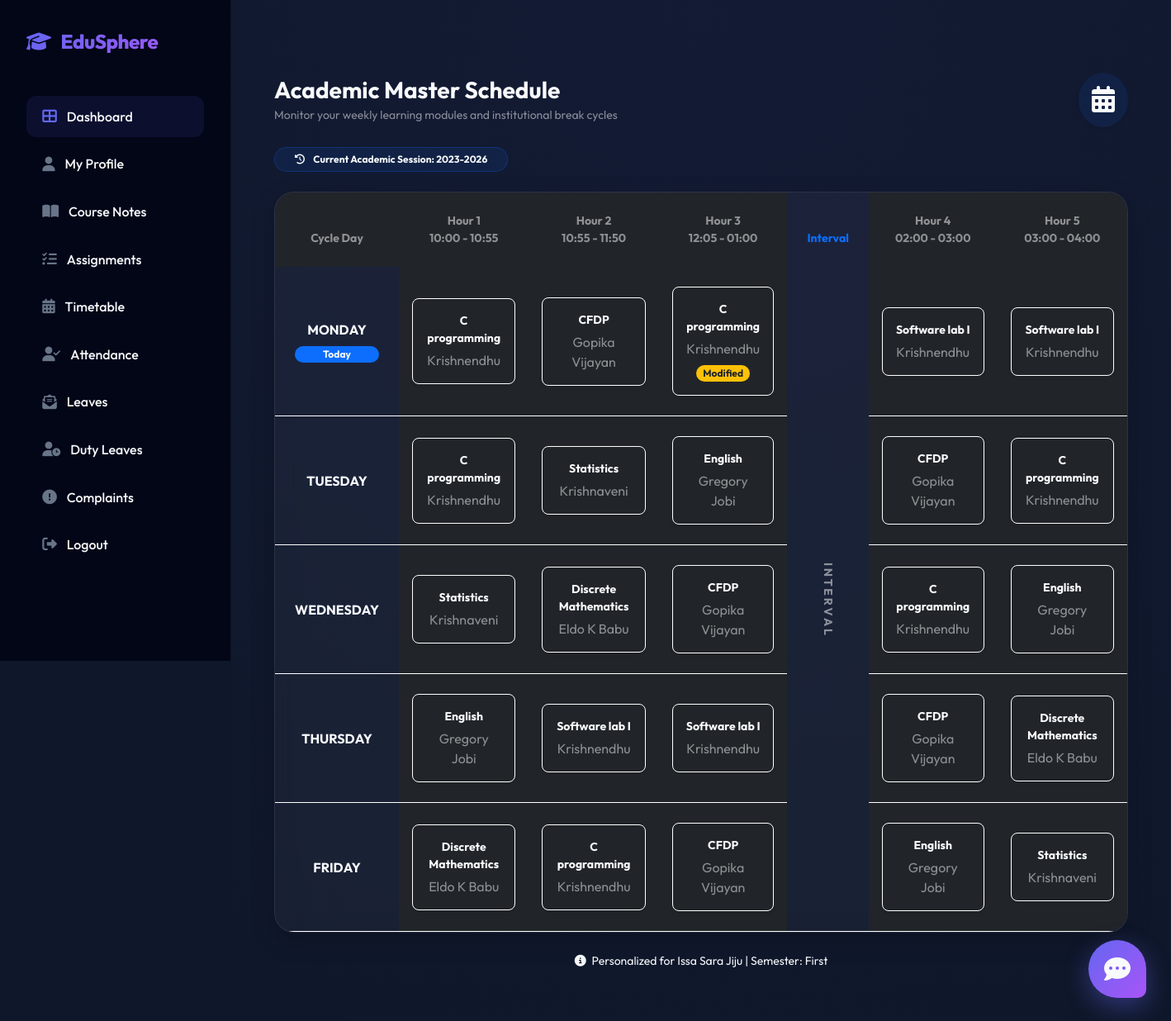
Page /Student/ViewTimeTable/ (signed in) on the committed database.
### Admin/models.py (models this page shows)
class tbl_academicyear(models.Model):
    academicyear_name=models.CharField(max_length=50)

class tbl_subject(models.Model):
    subject_name=models.CharField(max_length=100)
    course = models.ForeignKey(tbl_course,on_delete=models.CASCADE)
    semester = models.ForeignKey(tbl_semester,on_delete=models.CASCADE)

class tbl_teacher(models.Model):
    teacher_name=models.CharField(max_length=50)
    teacher_email=models.CharField(max_length=50)
    teacher_contact=models.CharField(max_length=50)
    teacher_role=models.CharField(max_length=50)
    teacher_gender=models.CharField(max_length=50)
    teacher_photo=models.FileField(upload_to="Assets/TeacherDocs/")
    teacher_password=models.CharField(max_length=50)
    department = models.ForeignKey(tbl_department,on_delete=models.CASCADE)

class tbl_semester(models.Model):
    semester_name=models.CharField(max_length=50)

### Teacher/models.py (models this page shows)
class tbl_student(models.Model):
    student_name=models.CharField(max_length=50)
    student_email=models.CharField(max_length=50)
    student_registernumber=models.CharField(max_length=50,null=True)
    student_contact=models.CharField(max_length=50)
    student_address=models.CharField(max_length=50)
    student_photo=models.FileField(upload_to="Assets/StudentDocs/")
    student_gender=models.CharField(max_length=50)
    student_dob=models.DateField(validators=[validate_dob])
    student_password=models.CharField(max_length=50)
    assignclass=models.ForeignKey(tbl_assignclass,on_delete=models.CASCADE)

### Student/views.py (the view)
# urls.py: path("ViewTimeTable/", views.ViewTimeTable, name="ViewTimeTable"),
def ViewTimeTable(request):
    student = tbl_student.objects.get(id=request.session['sid'])
    assignclass = student.assignclass
    course = assignclass.Class.course
    current_classsem = tbl_classsem.objects.filter(assignclass=assignclass).last()
    current_semester = current_classsem.semester if current_classsem else None
    academicyear = tbl_academicyear.objects.order_by('-id').first()
    today = datetime.date.today()
    timetable = tbl_timetable.objects.none()
    if current_semester and academicyear:
        timetable = tbl_timetable.objects.filter(
            course=course,
            semester=current_semester,
            academicyear=academicyear
        )
    special_timetable = tbl_specialtimetable.objects.filter(
        assignclass=assignclass,
        date=today
    )
    timetable_grid = []
    for day in DAYS:
        row = []
        for hour, label in HOURS:
            special = None
            if day == today.strftime("%A"):
                special = special_timetable.filter(hour=hour).first()
            if special:
                row.append({'type': 'special', 'subject': special.subject.subject_name, 'teacher': special.teacher.teacher_name})
            else:
                regular = timetable.filter(day=day, hour=hour).first()
                if regular:
                    row.append({'type': 'regular', 'subject': regular.subject.subject_name, 'teacher': regular.teacher_id.teacher_name})
                else:
                    row.append(None)
        timetable_grid.append({'day': day, 'slots': row})
    return render(request, "Student/ViewTimeTable.html", {
        "student": student,
        "grid": timetable_grid,
        "special_timetable": special_timetable,
        "today_date": today,
        "days": DAYS,
        "hours": HOURS,
        "semester": current_semester,
        "course": course,
        "academicyear": academicyear
    })

### Teacher/context_processors.py (called while the page is built)
def teacher_sidebar_context(request):
    is_class_teacher = False
    tid = request.session.get('tid')
    if tid:
        try:
            teacher = tbl_teacher.objects.get(id=tid)
            is_class_teacher = tbl_assignclass.objects.filter(teacher=teacher).exists()
        except tbl_teacher.DoesNotExist:
            is_class_teacher = False
    return {
        'is_class_teacher': is_class_teacher
    }

### Student/Templates/Student/ViewTimeTable.html
{% extends 'Student/Head.html' %}
{% load static %}
{% block content %}
<div class="container-fluid py-4">
    <div class="row pt-4 justify-content-center">
        <div class="col-lg-12">
            <div class="d-flex align-items-center justify-content-between mb-4 animate-fadeIn">
                <div>
                    <h2 class="h3 fw-bold mb-1">Academic Master Schedule</h2>
                    <p class="text-muted small mb-0">Monitor your weekly learning modules and institutional break cycles</p>
                </div>
                <div class="bg-primary bg-opacity-10 text-primary p-3 rounded-circle shadow-sm">
                    <i class="fas fa-calendar-alt fa-2x"></i>
                </div>
            </div>
            {% if academicyear %}
            <div class="badge bg-primary bg-opacity-10 text-primary px-4 py-2 rounded-pill border border-primary border-opacity-25 mb-4 animate-fadeIn">
                <i class="fas fa-history me-2"></i> Current Academic Session: {{ academicyear.academicyear_name }}
            </div>
            {% endif %}
            <div class="card bg-white bg-opacity-5 border border-white border-opacity-10 rounded-4 shadow-sm overflow-hidden animate-fadeIn">
                <div class="table-responsive">
                    <table class="table table-dark table-hover mb-0 align-middle">
                        <thead class="bg-white bg-opacity-10">
                            <tr>
                                <th class="px-4 py-4 border-0 text-muted small fw-bold uppercase text-center" style="width: 150px;">Cycle Day</th>
                                {% for h, label in hours %}
                                <th class="px-4 py-4 border-0 text-muted small fw-bold uppercase text-center">
                                    Hour {{ h }}<br>
                                    <span class="smaller opacity-50">{{ label }}</span>
                                </th>
                                {% if forloop.counter == 3 %}
                                <th class="px-4 py-4 border-0 text-primary small fw-bold uppercase text-center bg-white bg-opacity-5" style="width: 80px;">Interval</th>
                                {% endif %}
                                {% endfor %}
                            </tr>
                        </thead>
                        <tbody>
                            {% for day_row in grid %}
                            <tr class="border-white border-opacity-5">
                                <td class="px-4 py-4 fw-bold text-center bg-white bg-opacity-5 fs-6">
                                    {{ day_row.day|upper }}
                                    {% if day_row.day == today_date|date:'l' %}
                                    <div class="badge bg-primary smaller rounded-pill d-block mt-2">Today</div>
                                    {% endif %}
                                </td>
                                {% for slot in day_row.slots %}
                                <td class="px-3 py-4 text-center">
                                    {% if slot %}
                                    <div class="p-3 rounded-3 bg-white bg-opacity-5 border border-white border-opacity-5 shadow-sm transition-all hover-border-primary {% if slot.type == 'special' %}border-warning{% endif %}">
                                        <div class="fw-bold text-white small mb-1">{{ slot.subject }}</div>
                                        <div class="smaller text-muted opacity-50 uppercase">{{ slot.teacher }}</div>
                                        {% if slot.type == 'special' %}
                                        <span class="badge bg-warning text-dark smaller rounded-pill mt-2">Modified</span>
                                        {% endif %}
                                    </div>
                                    {% else %}
                                    <div class="opacity-10 py-3">-</div>
                                    {% endif %}
                                </td>
                                {% if forloop.counter == 3 %}
                                    {% if forloop.parentloop.first %}
                                    <td rowspan="5" class="bg-white bg-opacity-5 text-center fw-bold text-muted small letter-spacing-2" style="writing-mode: vertical-lr;">
                                        I&nbsp;N&nbsp;T&nbsp;E&nbsp;R&nbsp;V&nbsp;A&nbsp;L
                                    </td>
                                    {% endif %}
                                {% endif %}
                                {% endfor %}
                            </tr>
                            {% endfor %}
                        </tbody>
                    </table>
                </div>
            </div>
            <div class="mt-4 text-center text-muted small opacity-50 animate-fadeIn">
                <i class="fas fa-info-circle me-1"></i> Personalized for {{ student.student_name }} | Semester: {{ semester.semester_name }}
            </div>
        </div>
    </div>
</div>
{% endblock %}

### Student/Templates/Student/Head.html (style rules this page uses)
:root { --primary-color: #6366f1; --primary-hover: #4f46e5; --secondary-color: #10b981; --dark-bg: #0f172a; --card-bg: rgba(255, 255, 255, 0.05); --glass-border: rgba(255, 255, 255, 0.1); --text-main: #f8fafc; --text-muted: #94a3b8; }
body { font-family: 'Outfit', sans-serif; background-color: var(--dark-bg); color: var(--text-main); margin: 0; display: flex; }
.bg-white, .bg-light, .bg-transparent { background-color: transparent !important; }
.card.bg-white, .card.bg-light { background: rgba(255, 255, 255, 0.04) !important; }
.animate-fadeIn, .animate-slideIn, .animate-slideUp, [class*="animate-"] { opacity: 1 !important; transform: none !important; animation: none !important; }
h1, h2, h3, h4, h5, h6, p, span, td, th, label, div:not(.sidebar):not(.nav-item) { color: #f8fafc !important; }
.text-muted { color: rgba(255, 255, 255, 0.5) !important; }
body { color: var(--text-main); background-color: var(--dark-bg); }
h1, h2, h3, h4, h5, h6, label, p, td, th, span { color: var(--text-main) !important; }
.text-muted { color: var(--text-muted) !important; }
.card { background: rgba(255, 255, 255, 0.04) !important; backdrop-filter: blur(12px) !important; border: 1px solid rgba(255, 255, 255, 0.1) !important; border-radius: 24px !important; box-shadow: 0 10px 30px rgba(0, 0, 0, 0.2) !important; }
.bg-white, .bg-light, .bg-transparent, .container, .container-fluid { background-color: transparent !important; }
.bg-white, .bg-light, .bg-transparent, .container, .container-fluid, .card-body, .main-panel, .content-wrapper { background-color: transparent !important; background: transparent !important; }
.card:not(.bg-primary):not(.bg-success):not(.bg-danger) { background: rgba(255, 255, 255, 0.04) !important; border: 1px solid rgba(255, 255, 255, 0.08) !important; color: #f8fafc !important; }
.animate-fadeIn, .animate-slideIn, .animate-slideUp, [class*="animate-"], .fade, .show { opacity: 1 !important; visibility: visible !important; transform: none !important; }
h1, h2, h3, h4, h5, h6, p, span, td, th, label, .form-label, strong, b { color: #f8fafc !important; }

### rows in the picture
tbl_academicyear: academicyear_name "2023-2026"
tbl_subject: subject "C programming" "C programming" "C programming" "C programming" "C programming" "C programming"
tbl_teacher: teacher "Krishnendhu" "Krishnendhu" "Krishnendhu" "Krishnendhu" "Krishnendhu" "Krishnendhu" "Krishnendhu" "Krishnendhu" "Krishnendhu" "Krishnendhu"
tbl_subject: subject "CFDP" "CFDP" "CFDP" "CFDP" "CFDP"
tbl_teacher: teacher "Gopika Vijayan" "Gopika Vijayan" "Gopika Vijayan" "Gopika Vijayan" "Gopika Vijayan"
tbl_subject: subject "Software lab I" "Software lab I" "Software lab I" "Software lab I"
tbl_subject: subject "Statistics" "Statistics" "Statistics"
tbl_teacher: teacher "Krishnaveni" "Krishnaveni" "Krishnaveni"
tbl_subject: subject "English" "English" "English" "English"
tbl_teacher: teacher "Gregory Jobi" "Gregory Jobi" "Gregory Jobi" "Gregory Jobi"
tbl_subject: subject "Discrete Mathematics" "Discrete Mathematics" "Discrete Mathematics"
tbl_teacher: teacher "Eldo K Babu" "Eldo K Babu" "Eldo K Babu"
tbl_student: student_name "Issa Sara Jiju"
tbl_semester: semester_name "First"

### other values in the picture
{{ h }} "1" "2" "3" "4" "5"
{{ label }} "10:00 - 10:55" "10:55 - 11:50" "12:05 - 01:00" "02:00 - 03:00" "03:00 - 04:00"
{{ day_row.day|upper }} "MONDAY" "TUESDAY" "WEDNESDAY" "THURSDAY" "FRIDAY"
